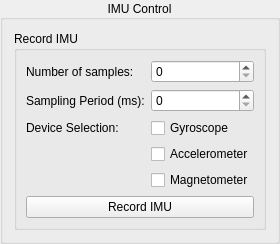
             <widget class="QGroupBox" name="imuControlGroupBox">
              <property name="title">
               <string>IMU Control</string>
              </property>
              <property name="alignment">
               <set>Qt::AlignCenter</set>
              </property>
              <layout class="QGridLayout" name="gridLayout_9">
               <item row="0" column="0">
                <widget class="QGroupBox" name="groupBox_13">
                 <property name="title">
                  <string>Record IMU</string>
                 </property>
                 <property name="flat">
                  <bool>true</bool>
                 </property>
                 <layout class="QGridLayout" name="gridLayout_32">
                  <item row="1" column="1">
                   <widget class="QLabel" name="label_53">
                    <property name="text">
                     <string>Sampling Period (ms):</string>
                    </property>
                   </widget>
                  </item>
                  <item row="5" column="1" colspan="2">
                   <widget class="QPushButton" name="RecordIMU_RecordIMU_Button">
                    <property name="text">
                     <string>Record IMU</string>
                    </property>
                   </widget>
                  </item>
                  <item row="2" column="1">
                   <widget class="QLabel" name="label_54">
                    <property name="text">
                     <string>Device Selection:</string>
                    </property>
                   </widget>
                  </item>
                  <item row="3" column="2">
                   <widget class="QCheckBox" name="RecordIMU_DeviceSelection_Accelerometer_Checkbox">
                    <property name="text">
                     <string>Accelerometer</string>
                    </property>
                   </widget>
                  </item>
                  <item row="2" column="2">
                   <widget class="QCheckBox" name="RecordIMU_DeviceSelection_Gyroscope_Checkbox">
                    <property name="text">
                     <string>Gyroscope</string>
                    </property>
                   </widget>
                  </item>
                  <item row="0" column="1">
                   <widget class="QLabel" name="label_52">
                    <property name="text">
                     <string>Number of samples:</string>
                    </property>
                   </widget>
                  </item>
                  <item row="1" column="2">
                   <widget class="QSpinBox" name="RecordIMU_SamplingPeriod_SpinBox"/>
                  </item>
                  <item row="0" column="2">
                   <widget class="QSpinBox" name="RecordIMU_NumberOfSamples_SpinBox"/>
                  </item>
                  <item row="4" column="2">
                   <widget class="QCheckBox" name="RecordIMU_DeviceSelection_Magnetometer_Checkbox">
                    <property name="text">
                     <string>Magnetometer</string>
                    </property>
                   </widget>
                  </item>
                 </layout>
                </widget>
               </item>
              </layout>
             </widget>
